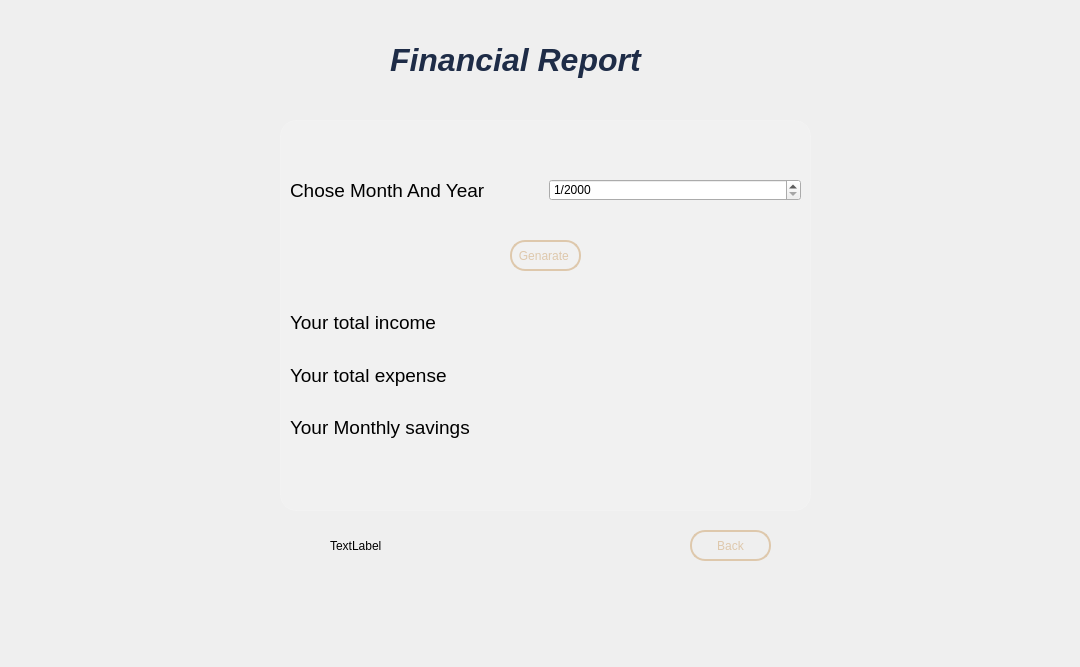
<?xml version="1.0" encoding="UTF-8"?>
<ui version="4.0">
 <class>financialreports</class>
 <widget class="QDialog" name="financialreports">
  <property name="geometry">
   <rect>
    <x>0</x>
    <y>0</y>
    <width>1080</width>
    <height>667</height>
   </rect>
  </property>
  <property name="windowTitle">
   <string>Dialog</string>
  </property>
  <property name="styleSheet">
   <string notr="true">#financialreports{  border-image: url(:/image/image/Background15.jpg) 0 0 0 0 stretch stretch;}
</string>
  </property>
  <widget class="QGroupBox" name="groupBox">
   <property name="geometry">
    <rect>
     <x>280</x>
     <y>120</y>
     <width>531</width>
     <height>391</height>
    </rect>
   </property>
   <property name="styleSheet">
    <string notr="true">#groupBox{
background: rgba(255, 255, 255, 0.15);
border-radius: 16px;
box-shadow: 0 4px 30px rgba(0, 0, 0, 0.1);
backdrop-filter: blur(13.1px);
-webkit-backdrop-filter: blur(13.1px);
border: 1px solid rgba(255, 255, 255, 0.11);
}</string>
   </property>
   <property name="title">
    <string/>
   </property>
   <widget class="QPushButton" name="genaratepushButton">
    <property name="geometry">
     <rect>
      <x>230</x>
      <y>120</y>
      <width>71</width>
      <height>31</height>
     </rect>
    </property>
    <property name="styleSheet">
     <string notr="true">border: 2px solid #DEC8AC;
font: 700 10pt &quot;Segoe UI&quot;;
border-radius: 15px;
color: #DEC8AC;</string>
    </property>
    <property name="text">
     <string>Genarate </string>
    </property>
   </widget>
   <widget class="QWidget" name="layoutWidget">
    <property name="geometry">
     <rect>
      <x>10</x>
      <y>40</y>
      <width>511</width>
      <height>61</height>
     </rect>
    </property>
    <layout class="QHBoxLayout" name="horizontalLayout">
     <item>
      <widget class="QLabel" name="chosemonthyearlabel">
       <property name="text">
        <string>&lt;html&gt;&lt;head/&gt;&lt;body&gt;&lt;p&gt;&lt;span style=&quot; font-size:14pt;&quot;&gt;Chose Month And Year&lt;/span&gt;&lt;/p&gt;&lt;/body&gt;&lt;/html&gt;</string>
       </property>
      </widget>
     </item>
     <item>
      <widget class="QDateEdit" name="reportdateEdit">
       <property name="inputMethodHints">
        <set>Qt::InputMethodHint::ImhPreferNumbers</set>
       </property>
       <property name="displayFormat">
        <string>M/yyyy</string>
       </property>
      </widget>
     </item>
    </layout>
   </widget>
   <widget class="QWidget" name="layoutWidget">
    <property name="geometry">
     <rect>
      <x>10</x>
      <y>180</y>
      <width>511</width>
      <height>151</height>
     </rect>
    </property>
    <layout class="QVBoxLayout" name="verticalLayout">
     <item>
      <widget class="QLabel" name="totalincomelabel">
       <property name="text">
        <string>&lt;html&gt;&lt;head/&gt;&lt;body&gt;&lt;p&gt;&lt;span style=&quot; font-size:14pt;&quot;&gt;Your total income&lt;/span&gt;&lt;/p&gt;&lt;/body&gt;&lt;/html&gt;</string>
       </property>
      </widget>
     </item>
     <item>
      <widget class="QLabel" name="totalexpenselabel">
       <property name="text">
        <string>&lt;html&gt;&lt;head/&gt;&lt;body&gt;&lt;p&gt;&lt;span style=&quot; font-size:14pt;&quot;&gt;Your total expense&lt;/span&gt;&lt;/p&gt;&lt;/body&gt;&lt;/html&gt;</string>
       </property>
      </widget>
     </item>
     <item>
      <widget class="QLabel" name="savinglabel">
       <property name="text">
        <string>&lt;html&gt;&lt;head/&gt;&lt;body&gt;&lt;p&gt;&lt;span style=&quot; font-size:14pt;&quot;&gt;Your Monthly savings&lt;/span&gt;&lt;/p&gt;&lt;/body&gt;&lt;/html&gt;</string>
       </property>
      </widget>
     </item>
    </layout>
   </widget>
  </widget>
  <widget class="QLabel" name="lable">
   <property name="geometry">
    <rect>
     <x>330</x>
     <y>530</y>
     <width>281</width>
     <height>31</height>
    </rect>
   </property>
   <property name="text">
    <string>TextLabel</string>
   </property>
  </widget>
  <widget class="QPushButton" name="pushButton">
   <property name="geometry">
    <rect>
     <x>690</x>
     <y>530</y>
     <width>81</width>
     <height>31</height>
    </rect>
   </property>
   <property name="styleSheet">
    <string notr="true">border: 2px solid #DEC8AC;
font: 700 10pt &quot;Segoe UI&quot;;
border-radius: 15px;
color: #DEC8AC;</string>
   </property>
   <property name="text">
    <string>Back</string>
   </property>
  </widget>
  <widget class="QLabel" name="label">
   <property name="geometry">
    <rect>
     <x>390</x>
     <y>30</y>
     <width>271</width>
     <height>61</height>
    </rect>
   </property>
   <property name="text">
    <string>&lt;html&gt;&lt;head/&gt;&lt;body&gt;&lt;p&gt;&lt;span style=&quot; font-size:24pt; font-weight:700; font-style:italic; color:#1e2c47;&quot;&gt;Financial Report&lt;/span&gt;&lt;/p&gt;&lt;/body&gt;&lt;/html&gt;</string>
   </property>
  </widget>
 </widget>
 <resources/>
 <connections/>
</ui>
